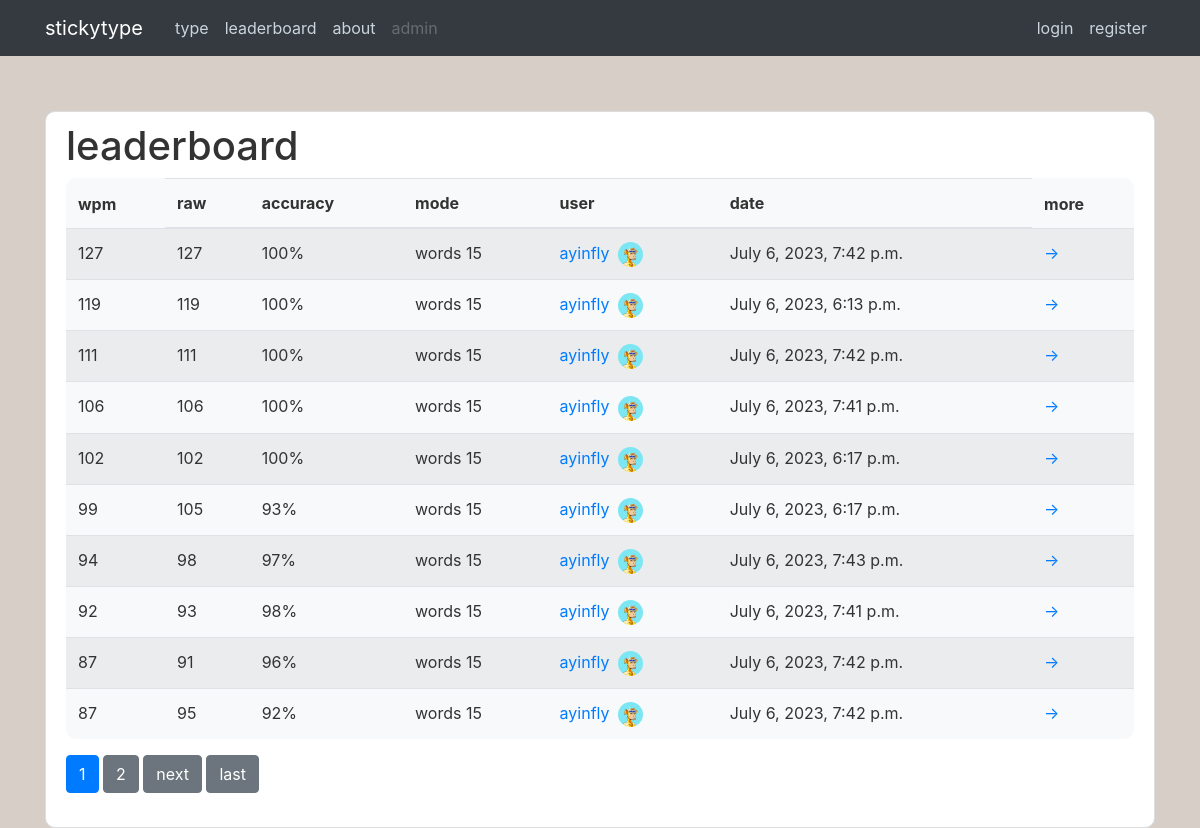
The page /leaderboard/ on the database as committed earlier.
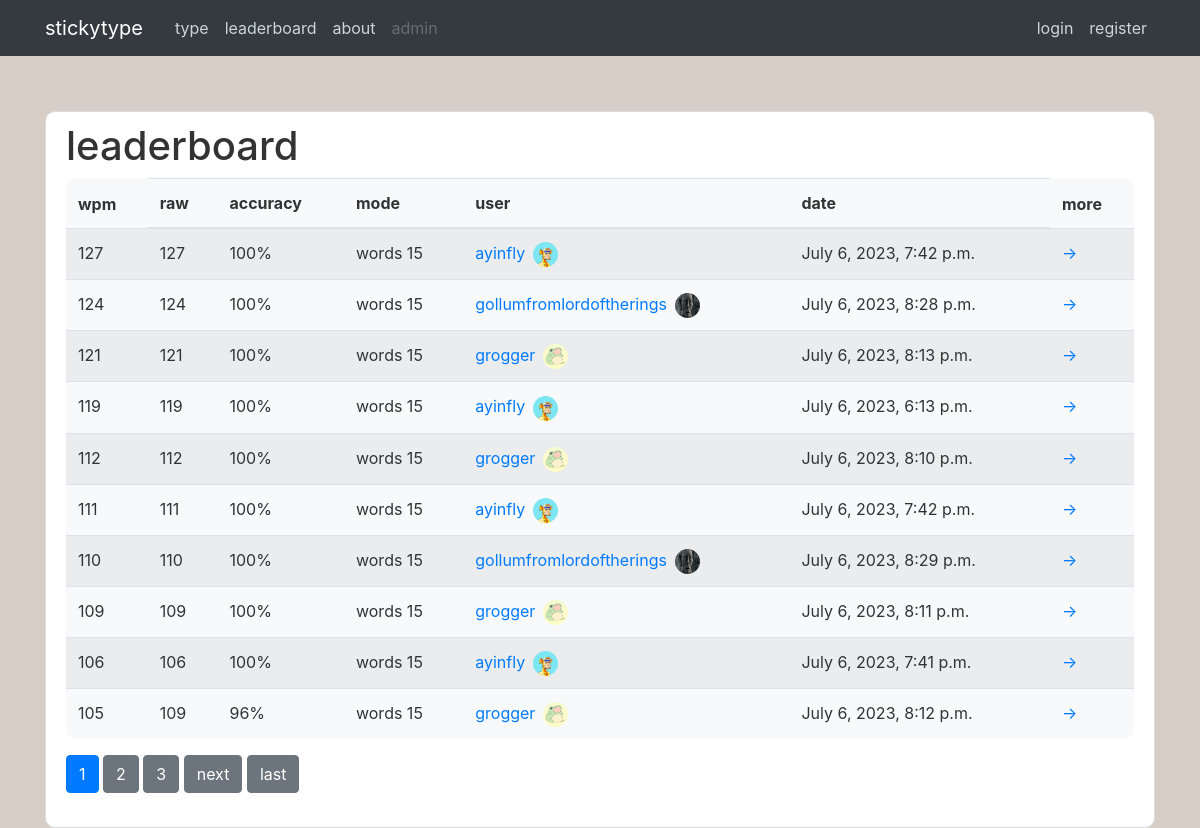
The same page on the database as committed later.
### type/models.py (models this page shows, shortened)
class Stat(models.Model):
    author = models.ForeignKey(User, on_delete=models.CASCADE)
    wpm_total = models.PositiveSmallIntegerField(default=0)
    wpm_raw = models.PositiveSmallIntegerField(default=0)
    time = models.DateTimeField(auto_now_add=True)
    accuracy = models.PositiveSmallIntegerField(default=0)
    mode = models.CharField(max_length=20, default='')

### users/models.py (models this page shows, shortened)
class Profile(models.Model):
    user = models.OneToOneField(User, on_delete=models.CASCADE)
    image = models.ImageField(default='default.jpg', upload_to='profile_pics')

### type/views.py (the view)
# urls.py: path("leaderboard/", LeaderboardListView.as_view(), name='type-leaderboard'),
class LeaderboardListView(ListView):
    model = Stat
    template_name = 'type/leaderboard.html'
    context_object_name = 'stats'
    ordering = ['-wpm_total']
    paginate_by = 10
    def get_context_data(self, **kwargs):
        context = super().get_context_data(**kwargs)
        context['title'] = 'leaderboard'
        return context

### type/templates/type/leaderboard.html (shortened to what this page needs)
{% extends "type/base.html" %}
{% block content%}
    <div class="content-section">
        <h1>leaderboard</h1>
        <table class="table table-hover table-striped bg-light round">
            <thead>
                <tr>
                    <th scope="col" style="border: none;">wpm</th>
                    <th scope="col">raw</th>
                    <th scope="col">accuracy</th>
                    <th scope="col">mode</th>
                    <th scope="col">user</th>
                    <th scope="col">date</th>
                    <th scope="col" style="border: none;">more</th>
                </tr>
            </thead>
            <tbody>
                {% for stat in stats %}
                    <tr>
                        <td>{{ stat.wpm_total }}</td>
                        <td>{{ stat.wpm_raw }}</td>
                        <td>{{ stat.accuracy }}%</td>
                        <td>{{ stat.mode }}</td>
                        <td><a href="{% url 'type-stats' stat.author.username %}">{{ stat.author.username }}</a><img src="{{ stat.author.profile.image.url }}" class="ml-2 rounded-circle leaderboard-pfp"></td>
                        <td>{{ stat.time }}</td>
                        <td><a href="{% url 'stat-detail' stat.id %}" class="stretched-link">→</a></td>
                    </tr>
                {% endfor %}
            </tbody>
        </table>
        {% if is_paginated %}
            {% for num in page_obj.paginator.page_range %}
                {% if page_obj.number == num %}
                    <a class="btn btn-primary mb-4" href="?page={{ num }}">{{ num }}</a>
                {% elif num > page_obj.number|add:'-3'  and num < page_obj.number|add:'3' %}
                    <a class="btn btn-secondary mb-4" href="?page={{ num }}">{{ num }}</a>
                {% endif %}
            {% endfor %}
            {% if page_obj.has_next %}
                <a class="btn btn-secondary mb-4" href="?page={{ page_obj.next_page_number}}">next</a>
                <a class="btn btn-secondary mb-4" href="?page={{ page_obj.paginator.num_pages }}">last</a>
            {% endif %}
        {% endif %}
    </div>
{% endblock content%}

Rows that differ between the two databases and show on the page:
no longer on this page (row unchanged): Stat: wpm_total "102", wpm_raw "102", accuracy "100", mode "words 15", author.username "ayinfly", author.profile.image (picture), time "July 6, 2023, 6:17 p.m."
no longer on this page (row unchanged): Stat: wpm_total "99", wpm_raw "105", accuracy "93", mode "words 15", author.username "ayinfly", author.profile.image (picture), time "July 6, 2023, 6:17 p.m."
no longer on this page (row unchanged): Stat: wpm_total "94", wpm_raw "98", accuracy "97", mode "words 15", author.username "ayinfly", author.profile.image (picture), time "July 6, 2023, 7:43 p.m."
no longer on this page (row unchanged): Stat: wpm_total "92", wpm_raw "93", accuracy "98", mode "words 15", author.username "ayinfly", author.profile.image (picture), time "July 6, 2023, 7:41 p.m."
no longer on this page (row unchanged): Stat: wpm_total "87", wpm_raw "91", accuracy "96", mode "words 15", author.username "ayinfly", author.profile.image (picture), time "July 6, 2023, 7:42 p.m."
no longer on this page (row unchanged): Stat: wpm_total "87", wpm_raw "95", accuracy "92", mode "words 15", author.username "ayinfly", author.profile.image (picture), time "July 6, 2023, 7:42 p.m."
added Stat: wpm_total "124", wpm_raw "124", accuracy "100", mode "words 15", author.username "gollumfromlordoftherings", author.profile.image (picture), time "July 6, 2023, 8:28 p.m."
added Stat: wpm_total "121", wpm_raw "121", accuracy "100", mode "words 15", author.username "grogger", author.profile.image (picture), time "July 6, 2023, 8:13 p.m."
added Stat: wpm_total "112", wpm_raw "112", accuracy "100", mode "words 15", author.username "grogger", author.profile.image (picture), time "July 6, 2023, 8:10 p.m."
added Stat: wpm_total "110", wpm_raw "110", accuracy "100", mode "words 15", author.username "gollumfromlordoftherings", author.profile.image (picture), time "July 6, 2023, 8:29 p.m."
added Stat: wpm_total "109", wpm_raw "109", accuracy "100", mode "words 15", author.username "grogger", author.profile.image (picture), time "July 6, 2023, 8:11 p.m."
added Stat: wpm_total "105", wpm_raw "109", accuracy "96", mode "words 15", author.username "grogger", author.profile.image (picture), time "July 6, 2023, 8:12 p.m."
Other text that changed with them:
new list line: "3"
